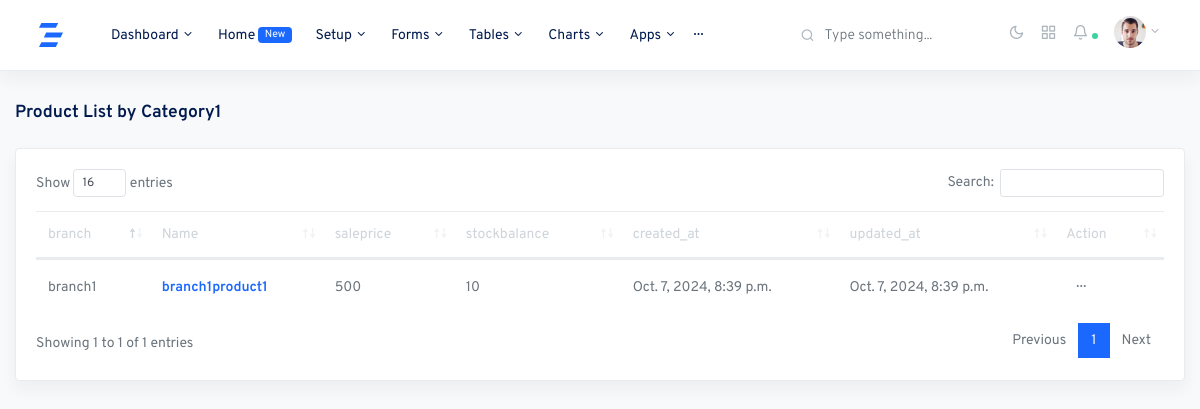
The app's page /product_list_by_category/1/ with its own data.
### myapp/models.py (models this page shows, shortened)
class category(models.Model):
    branch = models.ForeignKey(branch, on_delete=models.CASCADE, blank=True, null=True)
    usr = models.ForeignKey(User, on_delete=models.SET_NULL, null=True, blank=True)
    category = models.CharField(max_length=255, blank=True, null=True)
    created_at = models.DateTimeField(auto_now_add=True)
    updated_at = models.DateTimeField(auto_now=True)
    def __str__(self):
        return self.category

class product(models.Model):
    branch = models.ForeignKey(branch, on_delete=models.CASCADE, blank=True, null=True)
    photo = models.ImageField(upload_to='', blank=True, null=True)
    name = models.CharField(max_length=255, blank=True, null=True)
    category = models.ForeignKey(category, on_delete=models.CASCADE, blank=True, null=True)
    saleprice = models.PositiveIntegerField(default=0)
    purchaseprice = models.PositiveIntegerField(default=0)
    stockbalance = models.IntegerField(default=0)
    created_at = models.DateTimeField(auto_now_add=True)
    updated_at = models.DateTimeField(auto_now=True)

class branch(models.Model):
    usr = models.ForeignKey(User, on_delete=models.SET_NULL, null=True, blank=True)
    branch_name = models.CharField(max_length=225,blank=True, null=True)
    phone = models.CharField(max_length=225,blank=True, null=True)
    address = models.CharField(max_length=225,blank=True, null=True)
    created_at = models.DateTimeField(auto_now_add=True)
    updated_at = models.DateTimeField(auto_now=True)
    def __str__(self):
        return self.branch_name

### myapp/views.py (the view)
# urls.py: path('product_list_by_category/<int:id>/', product_list_by_category.as_view(), name='product_list_by_category'),
class product_list_by_category(View):
    def get(self, request, id):
        cat = get_object_or_404(category, id=id)
        products = product.objects.filter(category=cat)
        context = {'products':products, 'cat':cat}
        return render(request, 'product_list_by_category.html', context)

### templates/product_list_by_category.html (shortened to what this page needs)
{% extends 'base.html' %}
{% block content %}
<div class="row justify-content-center">
    <div class="col-12">
      <h5 class="mb-2 page-title">Product List by {{cat}}</h5>
      <div class="row my-4">
        <div class="col-md-12">
          <div class="card shadow">
            <div class="card-body">
              <table class="table datatables" id="categoryview-1">
                <thead>
                  <tr>
                    <th>branch</th>
                    <th>Name</th>
                    <th>saleprice</th>
                    <th>stockbalance</th>
                    <th>created_at</th>
                    <th>updated_at</th>
                    <th>Action</th>
                  </tr>
                </thead>
                <tbody id="categorylist">
                  {% for p in products %}
                  <tr class="prolisttr">
                    <td>{{p.branch}}</td>
                    <td ><strong class="text-primary">{{p.name}}</strong></td>
                    <td>{{p.saleprice}}</td>
                    <td>{{p.stockbalance}}</td>
                    <td>{{p.created_at}}</td>
                    <td>{{p.updated_at}}</td>
                    <td><button class="btn btn-sm dropdown-toggle more-horizontal" type="button" data-toggle="dropdown" aria-haspopup="true" aria-expanded="false">
                      </button>
                    </td>
                  </tr>
                  {% endfor %}
                </tbody>
              </table>
            </div>
          </div>
        </div>
      </div>
    </div>
  </div>
{% endblock content %}

### records on screen
category: category "Category1"
product: branch "branch1", name "branch1product1", saleprice "500", stockbalance "10", created_at "Oct. 7, 2024, 8:39 p.m.", updated_at "Oct. 7, 2024, 8:39 p.m."
